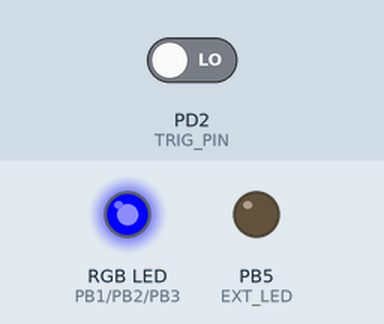
Bench run of a program on a simulated ATmega328P, built with avr-gcc and emulated at 16 MHz. On the bench: an RGB LED mixed from three pins (HIGH = lit), output pins drawn as LEDs (lit = HIGH). Inputs (shaded band) come from the test bench; at power-on: PD2 (TRIG_PIN) LOW.

Above: at 1.2 s.
1.3 s: PD2 (TRIG_PIN) driven HIGH
At 2.7 s:
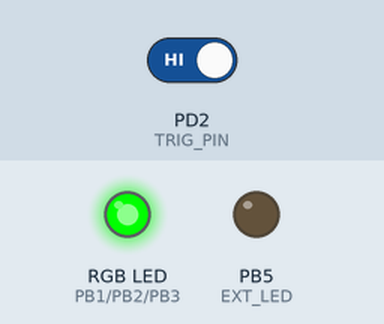
At 4.4 s:
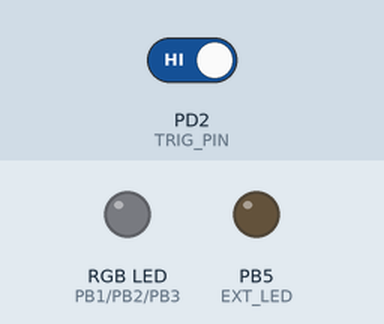
Timing chart, 0 to 5.9 s (numbered marks = the images above; inputs shaded):
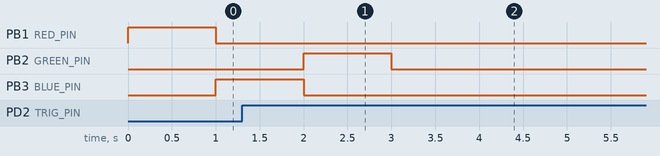

The program:

main.c
```c
/*
 * wave_counter_rgb.c
 *
 * Created: 6/10/2023 2:57:50 PM
 * Author : Rob Galeoto
 */
#define F_CPU 16000000UL

#include <avr/io.h>
#include <avr/interrupt.h>
#include <util/delay.h>
#include <stdbool.h>

//pinout for Uno Board:
//Red: Digital Pin 9
//Green: Digital Pin 10
//Blue: Digital Pin 11
//Trigger: Digital Pin 2

//RGB LED
#define RED_PIN PINB1
#define GREEN_PIN PINB2
#define BLUE_PIN PINB3
//onboard LED
#define EXT_LED PINB5
//Trigger Pin
#define TRIG_PIN PIND2

//variables used for timing the input from the Trigger Pin
bool start = true;
uint16_t start_time = 0;
uint16_t end_time = 0;
uint16_t check = 0;

int main(void)
{
	DDRB |= (1 << RED_PIN) | (1 << GREEN_PIN) | (1 << BLUE_PIN) | (1 << EXT_LED);	//Set our RGB LED and onboard LED pins to outputs
	DDRD &= (0 << TRIG_PIN);						//set our trigger pin as an input

	TCCR1B = (1<<CS12) | (0<<CS11) | (0<<CS10);		//set Prescaler of Timer1 (16-bit) to 256 (62500 counts per second) (section 15.11.2)
	TIMSK1 = (1 << OCIE1A);							//Interrupt on output compare match
	OCR1A = 62500 / 2;								//Interrupt every 500ms

	TCNT1 = 0;										//Clear Timer1's count

	//external interrupt 0
	EICRA = (1<<ISC01) | (1<<ISC00);				//Interrupt on rising edge (section 12.2)
	EIMSK = (1<<INT0);								//Enable external interrupt 0 (section 12.2.2)

	sei();											//DO THIS LAST! Enable global interrupts

	//output test
	PORTB |= (1 << RED_PIN);
	_delay_ms(1000);
	PORTB &= (0 << RED_PIN);
	PORTB |= (1 << BLUE_PIN);
	_delay_ms(1000);
	PORTB &= (0 << BLUE_PIN);
	PORTB |= (1 << GREEN_PIN);
	_delay_ms(1000);
	PORTB &= (0 << GREEN_PIN);

    while (1)
    {
		check = end_time - start_time;	// this is the period of the signal

		//how to calculate "check" value: (1 / frequency) * 62500

		//if(frequency >= 200.0F && frequency <= 400.0F)
		if(check >= 155 && check <= 315)
		{
			//red
			PORTB |= (1 << RED_PIN);
			PORTB &= (0 << GREEN_PIN) | (0 << BLUE_PIN);
		}
		//else if(frequency >= 400.0F && frequency <= 600.0F)
		else if(check >= 105 && check < 155)
		{
			//green
			PORTB |= (1 << GREEN_PIN);
			PORTB &= (0 << RED_PIN) | (0 << BLUE_PIN);
		}
		//else if(frequency >= 600.0F && frequency <= 800.0F)
		else if(check >= 80 && check < 105)
		{
			//blue
			PORTB |= (1 << BLUE_PIN);
			PORTB &= (0 << RED_PIN) | (0 << GREEN_PIN);
		}
		else if (check == 0)
		{
			//purple
			PORTB |= (1 << RED_PIN) | (1 << BLUE_PIN);
		}
		else
		{
			//off
			PORTB &= (0 << RED_PIN) | (0 << GREEN_PIN) | (0 << BLUE_PIN);
		}
    }
}

//interrupt when we receive a rising edge
ISR(INT0_vect)
{
	if (start)
	{
		start_time = TCNT1;
		start = false;
	}
	else
	{
		end_time = TCNT1;
		start = true;
	}
}

ISR(TIMER1_COMPA_vect)
{
	//blink LED every 500ms
	DDRB ^= (1 << EXT_LED);
}
```

Measured:
- after the input at 1.3 s, PB1 (RED_PIN): stays LOW (without the input it goes to HIGH after 1.7 s); PB3 (BLUE_PIN): goes on until 2.0 s, then stays LOW
